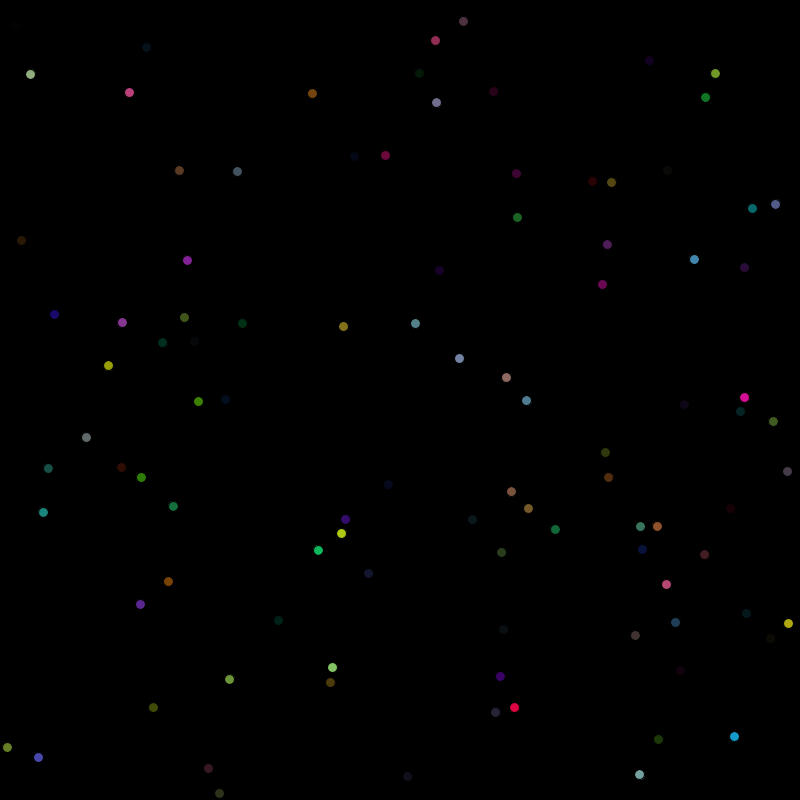
Frame 1 (no input)
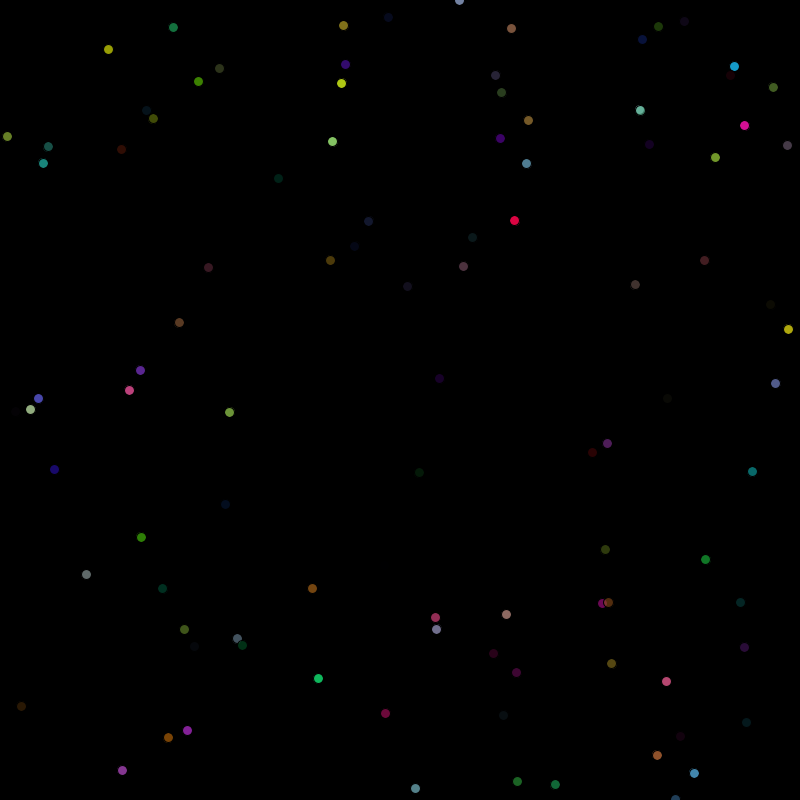
Frame 60 (the mouse pressed at the canvas centre just before this capture)
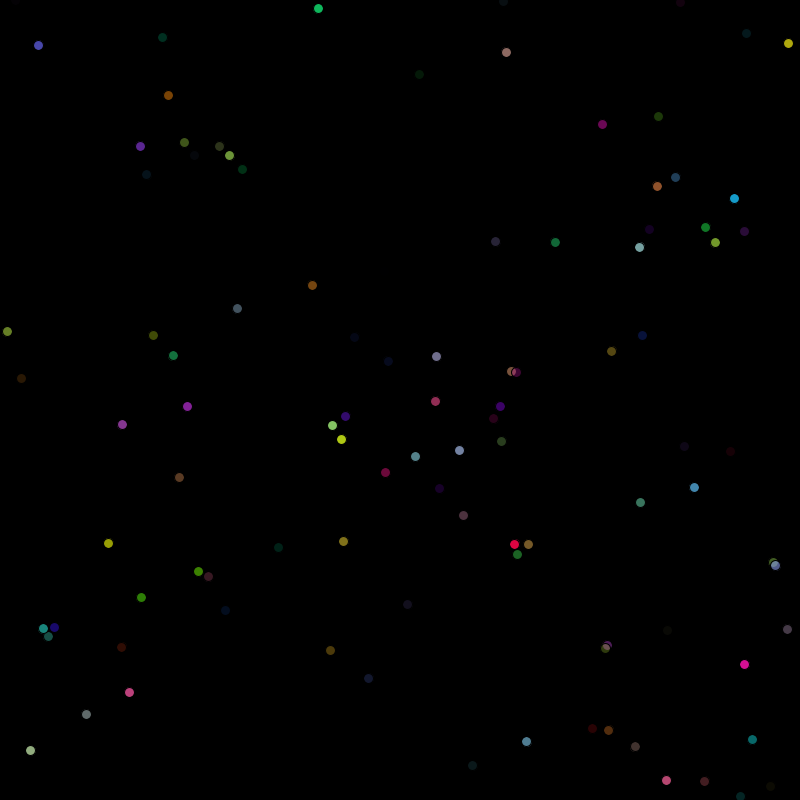
Frame 120 (the mouse held since frame 60 and released just before this capture)

The Processing sketch that drew these frames (run headless with seeded random() and noise(); from frame 60 on, the mouse is pressed at the canvas centre):

// Processing sketch: starArray
// ── starArray.pde
//to make it more interesting...

//change dy with keypress -- DONE
//each star should be a random colour -- DONE
//collision detection --


float[] x;
float[] y;
float[] dy;
color[] starColor;
int numberOfStars;
float starSize;

void setup() {
  size(800, 800);

  numberOfStars = 100;
  x = new float[numberOfStars];
  y = new float[numberOfStars];
  dy = new float[numberOfStars];
  starColor = new color[numberOfStars];
  starSize = 10;

  setRandomValues();
}

void draw() {
  background(0);
  moveStars();
  displayStars();
  checkForCollision();
}

void checkForCollision() {
  for (int i=0; i<numberOfStars; i++) {
    float distanceFromCursor = dist(x[i], y[i], mouseX, mouseY);
    if (distanceFromCursor < starSize/2) {
      //mouse is hitting one of the stars
      background(255, 0, 0);
    }
  }
}

void moveStars() {
  for (int i=0; i<numberOfStars; i++) {
    y[i] += dy[i];

    //if (x[i] > mouseX) {
    //  x[i]--;
    //}
    //else if (x[i] < mouseX) {
    //  x[i]++;
    //}

    if (y[i] > height) {
      y[i] = 0;
    }
  }
}

void displayStars() {
  for (int i=0; i<numberOfStars; i++) {
    fill(starColor[i]);
    ellipse(x[i], y[i], starSize, starSize);
  }
}

void setRandomValues() {
  for (int i=0; i<numberOfStars; i++) {
    x[i] = random(0, width);
    y[i] = random(0, height);
    dy[i] = random(1, 10);
    starColor[i] = color(random(255), random(255), random(255), random(255));
  }
}

void keyPressed() {
  if (keyCode == UP) {
    for (int counter=0; counter<numberOfStars; counter++) {
      dy[counter] *= 1.1;
    }
  } else if (keyCode == DOWN) {
    for (int counter=0; counter<numberOfStars; counter++) {
      dy[counter] *= 0.9;
    }
  }
}
